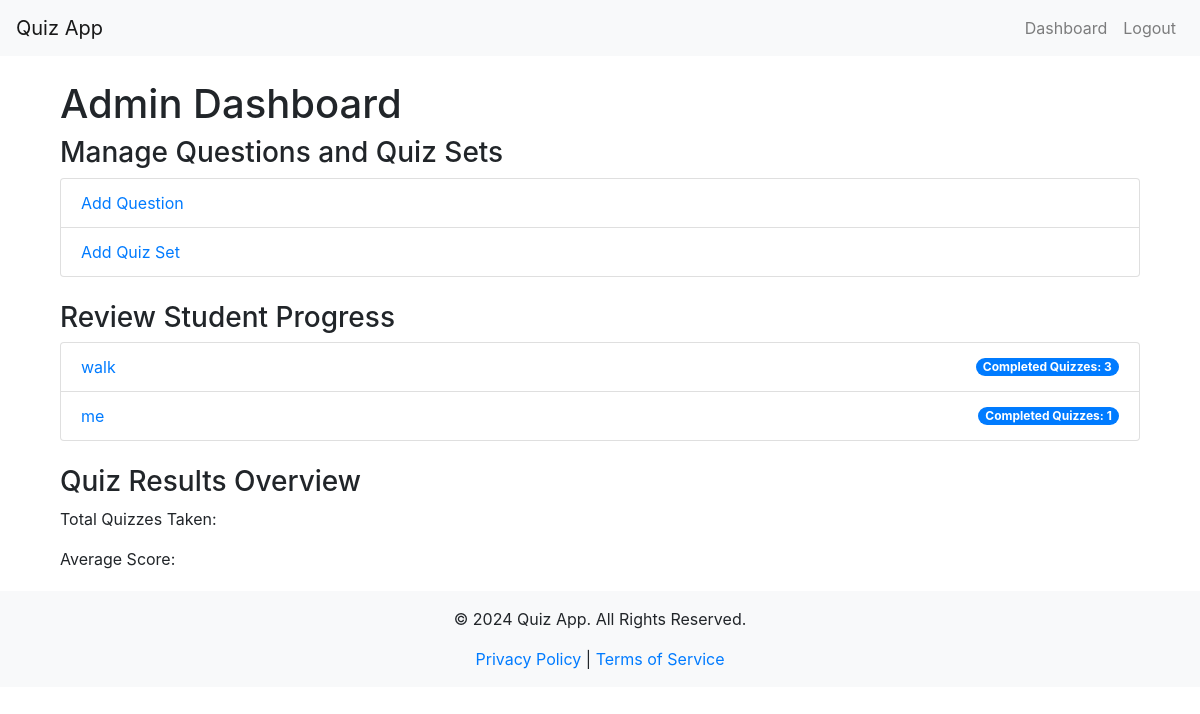
The page /admin_dashboard (signed in) on the database as committed earlier.
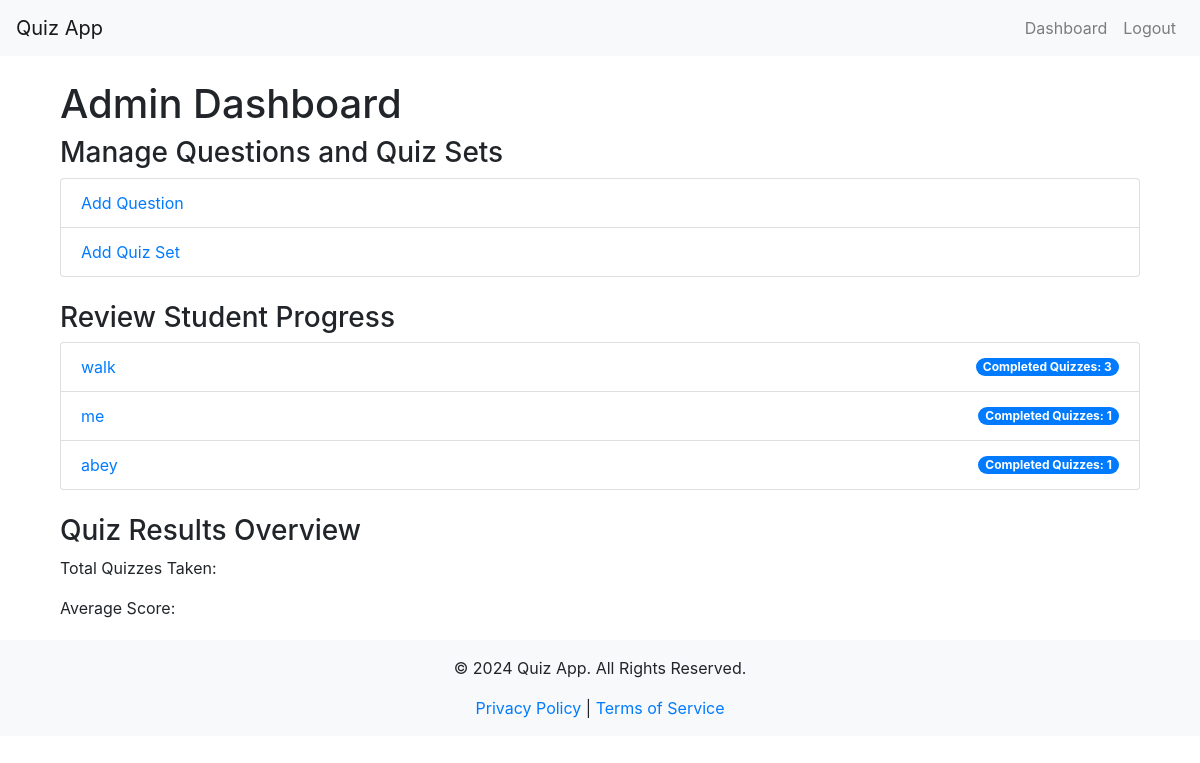
The same page on the database as committed later.
### app/models.py (models this page shows, shortened)
class User(db.Model, UserMixin):
    id = db.Column(db.Integer, primary_key=True)
    username = db.Column(db.String(64), unique=True, nullable=False)
    email = db.Column(db.String(120), unique=True, nullable=False)
    password_hash = db.Column(db.String(128), nullable=False)
    role = db.Column(db.String(64), nullable=False)
    questions = db.relationship('Question', backref='author', lazy=True)
    quiz_results = db.relationship('QuizResult', backref='user', lazy=True)

### app/routes.py (the view)
@main_bp.route('/admin_dashboard')
@login_required
def admin_dashboard():
    if current_user.role != 'admin':
        return redirect(url_for('main.login'))
    students = User.query.filter_by(role='student').all()
    for student in students:
        student.completed_quizzes_count = QuizResult.query.filter_by(user_id=student.id).count()
    return render_template('admin_dashboard.html', students=students)

### app/__init__.py (called while the page is built)
@login_manager.user_loader
def load_user(user_id):
    from app.models import User
    return User.query.get(int(user_id))

### app/templates/admin_dashboard.html
{% extends "layout.html" %}
{% block content %}
<div class="container mt-4">
    <h1>Admin Dashboard</h1>
    <h3>Manage Questions and Quiz Sets</h3>
    <ul class="list-group">
        <li class="list-group-item"><a href="{{ url_for('main.add_question') }}">Add Question</a></li>
        <li class="list-group-item"><a href="{{ url_for('main.add_quiz_set') }}">Add Quiz Set</a></li>
    </ul>
    <h3 class="mt-4">Review Student Progress</h3>
    <ul class="list-group">
        {% for student in students %}
        <li class="list-group-item d-flex justify-content-between align-items-center">
            <a href="{{ url_for('main.review_student', student_id=student.id) }}">{{ student.username }}</a>
            <span class="badge badge-primary badge-pill">Completed Quizzes: {{ student.completed_quizzes_count }}</span>
        </li>
        {% endfor %}
    </ul>
    <h3 class="mt-4">Quiz Results Overview</h3>
    <p>Total Quizzes Taken: {{ total_quizzes }}</p>
    <p>Average Score: {{ average_score }}</p>
</div>
{% endblock %}

### app/templates/layout.html (shortened to what this page needs)
<!DOCTYPE html>
<html lang="en">
<head>
    <link href="https://stackpath.bootstrapcdn.com/bootstrap/4.5.2/css/bootstrap.min.css" rel="stylesheet">
</head>
<body>
    <nav class="navbar navbar-expand-lg navbar-light bg-light">
        <a class="navbar-brand" href="{{ url_for('main.index') }}">Quiz App</a>
        <div class="collapse navbar-collapse" id="navbarNav">
            <ul class="navbar-nav ml-auto">
                {% if current_user.is_authenticated %}
                    <li class="nav-item">
                        <a class="nav-link" href="{% if current_user.role == 'admin' %}{{ url_for('main.admin_dashboard') }}{% else %}{{ url_for('main.student_dashboard') }}{% endif %}">Dashboard</a>
                    </li>
                    <li class="nav-item">
                        <a class="nav-link" href="{{ url_for('main.logout') }}">Logout</a>
                    </li>
                {% endif %}
            </ul>
        </div>
    </nav>
    <div class="container">
        {% block content %}{% endblock %}
    </div>
    <footer>
        <div class="container">
            <p>&copy; 2024 Quiz App. All Rights Reserved.</p>
            <a href="#">Privacy Policy</a> | <a href="#">Terms of Service</a>
        </div>
    </footer>
</body>
</html>

### app/templates/layout.html (style rules this page uses)
.navbar { margin-bottom: 20px; }
footer { background-color: #f8f9fa; padding: 1rem 0; text-align: center; margin-top: 20px; }

Rows that differ between the two databases and show on the page:
added User: username "abey", completed_quizzes_count "1"
